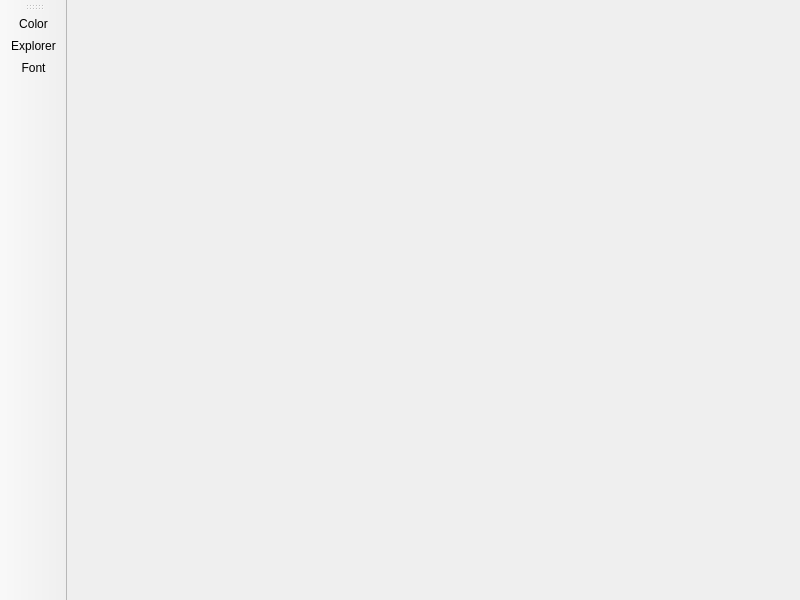
<?xml version="1.0" encoding="UTF-8"?>
<ui version="4.0">
 <class>MainWindow</class>
 <widget class="QMainWindow" name="MainWindow">
  <property name="geometry">
   <rect>
    <x>0</x>
    <y>0</y>
    <width>800</width>
    <height>600</height>
   </rect>
  </property>
  <property name="windowTitle">
   <string>MainWindow</string>
  </property>
  <widget class="QWidget" name="centralwidget"/>
  <widget class="QMenuBar" name="menubar">
   <property name="geometry">
    <rect>
     <x>0</x>
     <y>0</y>
     <width>800</width>
     <height>24</height>
    </rect>
   </property>
  </widget>
  <widget class="QToolBar" name="toolBar">
   <property name="windowTitle">
    <string>toolBar</string>
   </property>
   <attribute name="toolBarArea">
    <enum>LeftToolBarArea</enum>
   </attribute>
   <attribute name="toolBarBreak">
    <bool>false</bool>
   </attribute>
   <addaction name="actionColor"/>
   <addaction name="actionExplorer"/>
   <addaction name="actionFont"/>
  </widget>
  <action name="actionColor">
   <property name="text">
    <string>Color</string>
   </property>
   <property name="menuRole">
    <enum>QAction::MenuRole::NoRole</enum>
   </property>
  </action>
  <action name="actionExplorer">
   <property name="text">
    <string>Explorer</string>
   </property>
   <property name="menuRole">
    <enum>QAction::MenuRole::NoRole</enum>
   </property>
  </action>
  <action name="actionFont">
   <property name="text">
    <string>Font</string>
   </property>
   <property name="menuRole">
    <enum>QAction::MenuRole::NoRole</enum>
   </property>
  </action>
 </widget>
 <resources/>
 <connections/>
</ui>
